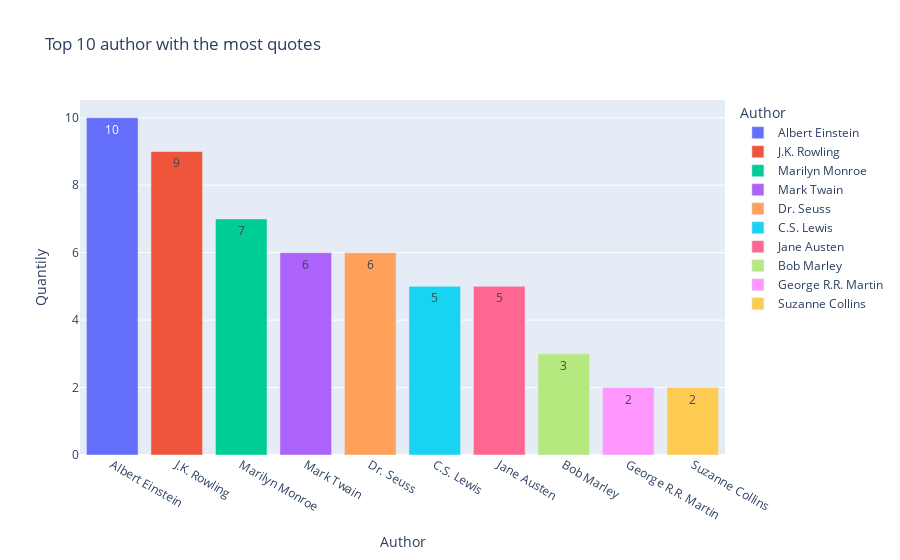

Notebook code for this chart:
### Code cell
px.bar(
    most_author[:10],
    x= 'Author',
    y= 'Quantily',
    text_auto='.s',
    color='Author',
    title = 'Top 10 author with the most quotes'
)

### Figure 1 — Plotly figure (JSON) as saved in the notebook; plotly's stock layout.template omitted (floating-point values rounded to 4 significant figures)
{"data": [{"alignmentgroup": "True", "hovertemplate": "Author=%{x}<br>Quantily=%{y}<extra></extra>", "legendgroup": "Albert Einstein", "marker": {"color": "#636efa", "pattern": {"shape": ""}}, "name": "Albert Einstein", "offsetgroup": "Albert Einstein", "orientation": "v", "showlegend": true, "textposition": "auto", "texttemplate": "%{y:.s}", "type": "bar", "x": ["Albert Einstein"], "xaxis": "x", "y": [10], "yaxis": "y"}, {"alignmentgroup": "True", "hovertemplate": "Author=%{x}<br>Quantily=%{y}<extra></extra>", "legendgroup": "J.K. Rowling", "marker": {"color": "#EF553B", "pattern": {"shape": ""}}, "name": "J.K. Rowling", "offsetgroup": "J.K. Rowling", "orientation": "v", "showlegend": true, "textposition": "auto", "texttemplate": "%{y:.s}", "type": "bar", "x": ["J.K. Rowling"], "xaxis": "x", "y": [9], "yaxis": "y"}, {"alignmentgroup": "True", "hovertemplate": "Author=%{x}<br>Quantily=%{y}<extra></extra>", "legendgroup": "Marilyn Monroe", "marker": {"color": "#00cc96", "pattern": {"shape": ""}}, "name": "Marilyn Monroe", "offsetgroup": "Marilyn Monroe", "orientation": "v", "showlegend": true, "textposition": "auto", "texttemplate": "%{y:.s}", "type": "bar", "x": ["Marilyn Monroe"], "xaxis": "x", "y": [7], "yaxis": "y"}, {"alignmentgroup": "True", "hovertemplate": "Author=%{x}<br>Quantily=%{y}<extra></extra>", "legendgroup": "Mark Twain", "marker": {"color": "#ab63fa", "pattern": {"shape": ""}}, "name": "Mark Twain", "offsetgroup": "Mark Twain", "orientation": "v", "showlegend": true, "textposition": "auto", "texttemplate": "%{y:.s}", "type": "bar", "x": ["Mark Twain"], "xaxis": "x", "y": [6], "yaxis": "y"}, {"alignmentgroup": "True", "hovertemplate": "Author=%{x}<br>Quantily=%{y}<extra></extra>", "legendgroup": "Dr. Seuss", "marker": {"color": "#FFA15A", "pattern": {"shape": ""}}, "name": "Dr. Seuss", "offsetgroup": "Dr. Seuss", "orientation": "v", "showlegend": true, "textposition": "auto", "texttemplate": "%{y:.s}", "type": "bar", "x": ["Dr. Seuss"], "xaxis": "x", "y": [6], "yaxis": "y"}, {"alignmentgroup": "True", "hovertemplate": "Author=%{x}<br>Quantily=%{y}<extra></extra>", "legendgroup": "C.S. Lewis", "marker": {"color": "#19d3f3", "pattern": {"shape": ""}}, "name": "C.S. Lewis", "offsetgroup": "C.S. Lewis", "orientation": "v", "showlegend": true, "textposition": "auto", "texttemplate": "%{y:.s}", "type": "bar", "x": ["C.S. Lewis"], "xaxis": "x", "y": [5], "yaxis": "y"}, {"alignmentgroup": "True", "hovertemplate": "Author=%{x}<br>Quantily=%{y}<extra></extra>", "legendgroup": "Jane Austen", "marker": {"color": "#FF6692", "pattern": {"shape": ""}}, "name": "Jane Austen", "offsetgroup": "Jane Austen", "orientation": "v", "showlegend": true, "textposition": "auto", "texttemplate": "%{y:.s}", "type": "bar", "x": ["Jane Austen"], "xaxis": "x", "y": [5], "yaxis": "y"}, {"alignmentgroup": "True", "hovertemplate": "Author=%{x}<br>Quantily=%{y}<extra></extra>", "legendgroup": "Bob Marley", "marker": {"color": "#B6E880", "pattern": {"shape": ""}}, "name": "Bob Marley", "offsetgroup": "Bob Marley", "orientation": "v", "showlegend": true, "textposition": "auto", "texttemplate": "%{y:.s}", "type": "bar", "x": ["Bob Marley"], "xaxis": "x", "y": [3], "yaxis": "y"}, {"alignmentgroup": "True", "hovertemplate": "Author=%{x}<br>Quantily=%{y}<extra></extra>", "legendgroup": "George R.R. Martin", "marker": {"color": "#FF97FF", "pattern": {"shape": ""}}, "name": "George R.R. Martin", "offsetgroup": "George R.R. Martin", "orientation": "v", "showlegend": true, "textposition": "auto", "texttemplate": "%{y:.s}", "type": "bar", "x": ["George R.R. Martin"], "xaxis": "x", "y": [2], "yaxis": "y"}, {"alignmentgroup": "True", "hovertemplate": "Author=%{x}<br>Quantily=%{y}<extra></extra>", "legendgroup": "Suzanne Collins", "marker": {"color": "#FECB52", "pattern": {"shape": ""}}, "name": "Suzanne Collins", "offsetgroup": "Suzanne Collins", "orientation": "v", "showlegend": true, "textposition": "auto", "texttemplate": "%{y:.s}", "type": "bar", "x": ["Suzanne Collins"], "xaxis": "x", "y": [2], "yaxis": "y"}], "layout": {"barmode": "relative", "legend": {"title": {"text": "Author"}, "tracegroupgap": 0}, "title": {"text": "Top 10 author with the most quotes"}, "xaxis": {"anchor": "y", "categoryarray": ["Albert Einstein", "J.K. Rowling", "Marilyn Monroe", "Mark Twain", "Dr. Seuss", "C.S. Lewis", "Jane Austen", "Bob Marley", "George R.R. Martin", "Suzanne Collins"], "categoryorder": "array", "domain": [0, 1], "title": {"text": "Author"}}, "yaxis": {"anchor": "x", "domain": [0, 1], "title": {"text": "Quantily"}}}}
